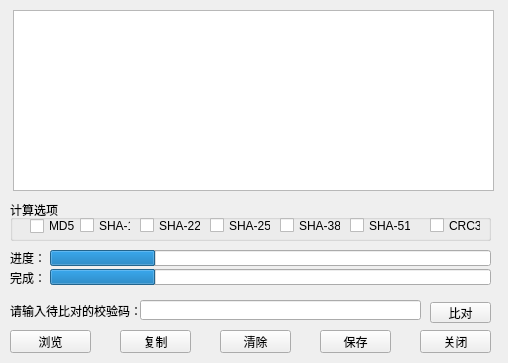
<?xml version="1.0" encoding="UTF-8"?>
<ui version="4.0">
 <class>MainWindow</class>
 <widget class="QMainWindow" name="MainWindow">
  <property name="geometry">
   <rect>
    <x>0</x>
    <y>0</y>
    <width>508</width>
    <height>363</height>
   </rect>
  </property>
  <property name="windowTitle">
   <string>MainWindow</string>
  </property>
  <widget class="QWidget" name="centralWidget">
   <widget class="QTextEdit" name="textEditResult">
    <property name="geometry">
     <rect>
      <x>13</x>
      <y>10</y>
      <width>481</width>
      <height>181</height>
     </rect>
    </property>
    <property name="readOnly">
     <bool>true</bool>
    </property>
   </widget>
   <widget class="QGroupBox" name="groupBox">
    <property name="geometry">
     <rect>
      <x>10</x>
      <y>200</y>
      <width>481</width>
      <height>41</height>
     </rect>
    </property>
    <property name="title">
     <string>计算选项</string>
    </property>
    <widget class="QCheckBox" name="checkBoxMD5">
     <property name="geometry">
      <rect>
       <x>20</x>
       <y>16</y>
       <width>51</width>
       <height>20</height>
      </rect>
     </property>
     <property name="text">
      <string>MD5</string>
     </property>
    </widget>
    <widget class="QCheckBox" name="checkBoxSHA1">
     <property name="geometry">
      <rect>
       <x>70</x>
       <y>10</y>
       <width>51</width>
       <height>31</height>
      </rect>
     </property>
     <property name="text">
      <string>SHA-1</string>
     </property>
    </widget>
    <widget class="QCheckBox" name="checkBoxSHA224">
     <property name="geometry">
      <rect>
       <x>130</x>
       <y>15</y>
       <width>61</width>
       <height>21</height>
      </rect>
     </property>
     <property name="text">
      <string>SHA-224</string>
     </property>
    </widget>
    <widget class="QCheckBox" name="checkBoxSHA256">
     <property name="geometry">
      <rect>
       <x>200</x>
       <y>10</y>
       <width>61</width>
       <height>31</height>
      </rect>
     </property>
     <property name="text">
      <string>SHA-256</string>
     </property>
    </widget>
    <widget class="QCheckBox" name="checkBoxSHA384">
     <property name="geometry">
      <rect>
       <x>270</x>
       <y>10</y>
       <width>61</width>
       <height>31</height>
      </rect>
     </property>
     <property name="text">
      <string>SHA-384</string>
     </property>
    </widget>
    <widget class="QCheckBox" name="checkBoxSHA512">
     <property name="geometry">
      <rect>
       <x>340</x>
       <y>10</y>
       <width>61</width>
       <height>31</height>
      </rect>
     </property>
     <property name="text">
      <string>SHA-512</string>
     </property>
    </widget>
    <widget class="QCheckBox" name="checkBoxCRC32">
     <property name="geometry">
      <rect>
       <x>420</x>
       <y>15</y>
       <width>51</width>
       <height>21</height>
      </rect>
     </property>
     <property name="text">
      <string>CRC32</string>
     </property>
    </widget>
   </widget>
   <widget class="QProgressBar" name="progressBar">
    <property name="geometry">
     <rect>
      <x>50</x>
      <y>250</y>
      <width>441</width>
      <height>16</height>
     </rect>
    </property>
    <property name="value">
     <number>24</number>
    </property>
    <property name="textVisible">
     <bool>false</bool>
    </property>
   </widget>
   <widget class="QProgressBar" name="progressBar_2">
    <property name="geometry">
     <rect>
      <x>50</x>
      <y>269</y>
      <width>441</width>
      <height>16</height>
     </rect>
    </property>
    <property name="value">
     <number>24</number>
    </property>
    <property name="textVisible">
     <bool>false</bool>
    </property>
   </widget>
   <widget class="QLabel" name="label">
    <property name="geometry">
     <rect>
      <x>10</x>
      <y>250</y>
      <width>41</width>
      <height>16</height>
     </rect>
    </property>
    <property name="text">
     <string>进度：</string>
    </property>
   </widget>
   <widget class="QLabel" name="label_2">
    <property name="geometry">
     <rect>
      <x>10</x>
      <y>270</y>
      <width>54</width>
      <height>16</height>
     </rect>
    </property>
    <property name="text">
     <string>完成：</string>
    </property>
   </widget>
   <widget class="QLineEdit" name="lineEditCheckCode">
    <property name="geometry">
     <rect>
      <x>140</x>
      <y>300</y>
      <width>281</width>
      <height>20</height>
     </rect>
    </property>
   </widget>
   <widget class="QLabel" name="label_3">
    <property name="geometry">
     <rect>
      <x>10</x>
      <y>300</y>
      <width>131</width>
      <height>21</height>
     </rect>
    </property>
    <property name="text">
     <string>请输入待比对的校验码：</string>
    </property>
   </widget>
   <widget class="QPushButton" name="pushButtonComparison">
    <property name="geometry">
     <rect>
      <x>430</x>
      <y>302</y>
      <width>61</width>
      <height>21</height>
     </rect>
    </property>
    <property name="text">
     <string>比对</string>
    </property>
   </widget>
   <widget class="QPushButton" name="pushButtonBrowse">
    <property name="geometry">
     <rect>
      <x>10</x>
      <y>330</y>
      <width>81</width>
      <height>23</height>
     </rect>
    </property>
    <property name="text">
     <string>浏览</string>
    </property>
   </widget>
   <widget class="QPushButton" name="pushButtonCopy">
    <property name="geometry">
     <rect>
      <x>120</x>
      <y>330</y>
      <width>71</width>
      <height>23</height>
     </rect>
    </property>
    <property name="text">
     <string>复制</string>
    </property>
   </widget>
   <widget class="QPushButton" name="pushButtonClear">
    <property name="geometry">
     <rect>
      <x>220</x>
      <y>330</y>
      <width>71</width>
      <height>23</height>
     </rect>
    </property>
    <property name="text">
     <string>清除</string>
    </property>
   </widget>
   <widget class="QPushButton" name="pushButtonSave">
    <property name="geometry">
     <rect>
      <x>320</x>
      <y>330</y>
      <width>71</width>
      <height>23</height>
     </rect>
    </property>
    <property name="text">
     <string>保存</string>
    </property>
   </widget>
   <widget class="QPushButton" name="pushButtonClose">
    <property name="geometry">
     <rect>
      <x>420</x>
      <y>330</y>
      <width>71</width>
      <height>23</height>
     </rect>
    </property>
    <property name="text">
     <string>关闭</string>
    </property>
   </widget>
  </widget>
 </widget>
 <layoutdefault spacing="6" margin="11"/>
 <resources/>
 <connections/>
</ui>
